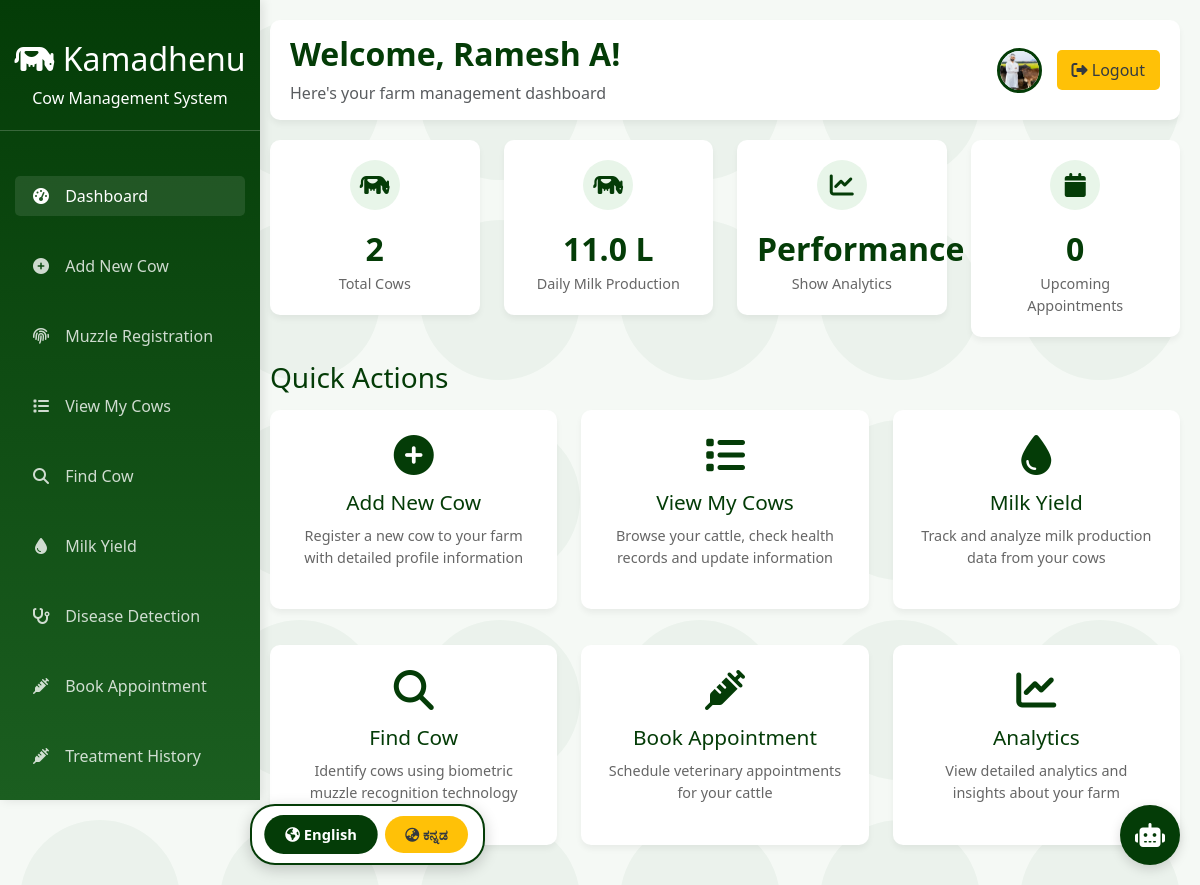
Screenshot of /dashboard (signed in) with the database file from the repository.
### tables this page shows
CREATE TABLE farmers (
            farmer_id INTEGER PRIMARY KEY AUTOINCREMENT,
            name TEXT NOT NULL,
            email TEXT UNIQUE NOT NULL,
            phone TEXT UNIQUE NOT NULL,
            state TEXT NOT NULL,
            city TEXT NOT NULL,
            address TEXT,
            password TEXT NOT NULL,
            photo TEXT, 
            created_at TIMESTAMP DEFAULT CURRENT_TIMESTAMP
        );

### app.py (the view)
@app.route("/dashboard")
def dashboard():
    lang = request.args.get('lang', 'en')
    if "farmer_id" not in session:
        return redirect(url_for("login"))
    conn = get_db()
    cursor = conn.cursor()
    cursor.execute("SELECT * FROM farmers WHERE farmer_id=?", (session["farmer_id"],))
    farmer = cursor.fetchone()
    cursor.execute("SELECT COUNT(*) as total FROM cows WHERE farmer_id=?", (session["farmer_id"],))
    total_cows = cursor.fetchone()["total"]
    cursor.execute("SELECT SUM(milk_yield) as total_milk FROM cows WHERE farmer_id=?", (session["farmer_id"],))
    total_milk = cursor.fetchone()["total_milk"] or 0
    cursor.execute("""SELECT COUNT(*) as appointments
                      FROM appointments
                      WHERE farmer_id=? AND date >= DATE('now')
                      AND status != 'completed'""",
                   (session["farmer_id"],))
    upcoming_appointments = cursor.fetchone()["appointments"]
    conn.close()
    return render_template(
        "dashboard.html",
        farmer_name=session["farmer_name"],
        farmer_id=session["farmer_id"],
        farmer_email=farmer["email"],
        farmer_phone=farmer["phone"],
        farmer_state=farmer["state"],
        farmer_city=farmer["city"],
        farmer_address=farmer["address"],
        farmer_photo=farmer["photo"],
        farmer_created_at=farmer["created_at"][:10],  # Just the date part
        total_cows=total_cows,
        total_milk=total_milk,
        upcoming_appointments=upcoming_appointments
    )

### app.py (called while the page is built)
def get_db():
    conn = sqlite3.connect(DB_NAME)
    conn.row_factory = sqlite3.Row
    return conn

@app.context_processor
def inject_lang():
    return {'current_lang': session.get('language', 'en')}

### templates/dashboard.html (shortened to what this page needs)
<!DOCTYPE html>
<html lang="en">
<head>
  <link href="https://cdn.jsdelivr.net/npm/bootstrap@5.3.0/dist/css/bootstrap.min.css" rel="stylesheet">
  <link rel="stylesheet" href="https://cdnjs.cloudflare.com/ajax/libs/font-awesome/6.4.0/css/all.min.css">
</head>
<body class="cow-background">
  <div class="dashboard-container">
    <div class="sidebar" id="sidebar">
      <div class="logo">
        <h2><i class="fas fa-cow"></i> Kamadhenu</h2>
        <p class="mb-0">Cow Management System</p>
      </div>
      <ul class="nav flex-column">
        <li class="nav-item">
          <a class="nav-link active" href="/dashboard">
            <i class="fas fa-tachometer-alt"></i> Dashboard
          </a>
        </li>
        <li class="nav-item">
          <a class="nav-link" href="/add_cow">
            <i class="fas fa-plus-circle"></i> Add New Cow
          </a>
        </li>
           <li class="nav-item">
    <a class="nav-link" href="/web_muzzle_registration">
        <i class="fas fa-fingerprint"></i> Muzzle Registration
    </a>
</li>
        <li class="nav-item">
          <a class="nav-link" href="/cows">
            <i class="fas fa-list"></i> View My Cows
          </a>
        </li>
        <li class="nav-item">
          <a class="nav-link" href="/find_cow">
            <i class="fas fa-search"></i> Find Cow
          </a>
        </li>
        <li class="nav-item">
          <a class="nav-link" href="/milk_yield">
            <i class="fas fa-tint"></i> Milk Yield
          </a>
        </li>
       <li class="nav-item">
          <a class="nav-link" href="/disease_prediction">
              <i class="fas fa-stethoscope"></i> Disease Detection
          </a>
      </li>
        <li class="nav-item">
          <a class="nav-link" href="/book_appointment">
            <i class="fas fa-syringe"></i> Book Appointment
          </a>
        </li>
          <li class="nav-item">
          <a class="nav-link" href="{{ url_for('farmer_treatments') }}">
            <i class="fas fa-syringe"></i> Treatment History
          </a>
        </li>
      </ul>
    </div>
    <div class="main-content" id="mainContent">
      <div class="header">
        <div>
          <h2 class="welcome-text">Welcome, {{ farmer_name }}!</h2>
          <p class="mb-0 text-muted">Here's your farm management dashboard</p>
        </div>
        <div class="profile-section">
          {% if farmer_photo %}
          <img src="{{ url_for('static', filename='uploads/farmers/' + farmer_photo) }}"
               alt="Profile"
               class="profile-icon"
               data-bs-toggle="modal"
               data-bs-target="#profileModal">
          {% else %}
          <div class="profile-placeholder"
               data-bs-toggle="modal"
               data-bs-target="#profileModal">
            {{ farmer_name[0]|upper }}
          </div>
          {% endif %}
          <a href="{{ url_for('farmer_logout') }}" class="btn logout-btn">
            <i class="fas fa-sign-out-alt"></i> Logout
          </a>
        </div>
      </div>
      <div class="row">
        <div class="col-md-3">
          <div class="stats-card">
            <div class="cow-icon">
              <i class="fas fa-cow"></i>
            </div>
            <div class="stats-number">{{ total_cows }}</div>
            <div class="stats-label">Total Cows</div>
          </div>
        </div>
        <div class="col-md-3">
          <div class="stats-card">
            <div class="cow-icon">
              <i class="fas fa-cow"></i>
            </div>
            <div class="stats-number">{{ total_milk }} L</div>
            <div class="stats-label">Daily Milk Production</div>
          </div>
        </div>
        <div class="col-md-3">
          <div class="stats-card">
            <div class="cow-icon">
              <i class="fas fa-chart-line"></i>
            </div>
            <div class="stats-number">Performance</div>
            <div class="stats-label">Show Analytics</div>
          </div>
        </div>
        <div class="col-md-3">
          <div class="stats-card">
            <div class="cow-icon">
              <i class="fas fa-calendar"></i>
            </div>
            <div class="stats-number">{{ upcoming_appointments or 0 }}</div>
            <div class="stats-label">Upcoming Appointments</div>
          </div>
        </div>
      </div>
      <h3 class="mt-4 mb-3" style="color: var(--primary);">Quick Actions</h3>
      <div class="row">
        <div class="col-md-4">
          <div class="card">
            <a href="/add_cow" class="card-action">
              <i class="fas fa-plus-circle"></i>
              <h3>Add New Cow</h3>
              <p>Register a new cow to your farm with detailed profile information</p>
            </a>
          </div>
        </div>
        <div class="col-md-4">
          <div class="card">
            <a href="/cows" class="card-action">
              <i class="fas fa-list"></i>
              <h3>View My Cows</h3>
              <p>Browse your cattle, check health records and update information</p>
            </a>
          </div>
        </div>
        <div class="col-md-4">
          <div class="card">
            <a href="/milk_yield" class="card-action">
              <i class="fas fa-tint"></i>
              <h3>Milk Yield</h3>
              <p>Track and analyze milk production data from your cows</p>
            </a>
          </div>
        </div>
      </div>
      <div class="row mt-3">
        <div class="col-md-4">
          <div class="card">
            <a href="/find_cow" class="card-action">
              <i class="fas fa-search"></i>
              <h3>Find Cow</h3>
              <p>Identify cows using biometric muzzle recognition technology</p>
            </a>
          </div>
        </div>
        <div class="col-md-4">
          <div class="card">
            <a href="/book_appointment" class="card-action">
              <i class="fas fa-syringe"></i>
              <h3>Book Appointment</h3>
              <p>Schedule veterinary appointments for your cattle</p>
            </a>
          </div>
        </div>
        <div class="col-md-4">
          <div class="card">
            <a href="{{ url_for('analytics') }}" class="card-action">
              <i class="fas fa-chart-line"></i>
              <h3>Analytics</h3>
              <p>View detailed analytics and insights about your farm</p>
            </a>
          </div>
        </div>
      </div>
    </div>
    <div id="chatbot-icon">
      <i class="fas fa-robot"></i>
    </div>
  </div>
<div class="language-selector">
    <button class="lang-btn english active" onclick="setLanguage('en')">
        <i class="fas fa-globe-americas"></i> English
    </button>
    <button class="lang-btn kannada" onclick="setLanguage('kn')">
        <i class="fas fa-globe-asia"></i> ಕನ್ನಡ
    </button>
</div>
</body>
</html>

### templates/dashboard.html (style rules this page uses)
:root { --primary: #043c07; --secondary: #ffc107; --light: #f8f9fa; --dark: #343a40; --light-green: #e8f5e9; }
body { background-color: #f5f9f5; font-family: 'Segoe UI', Tahoma, Geneva, Verdana, sans-serif; overflow-x: hidden; }
.dashboard-container { width: 100%; margin: 0; }
.sidebar { background: linear-gradient(to bottom, var(--primary), #1b5e20); color: white; height: 100vh; position: fixed; width: 260px; padding-top: 20px; box-shadow: 3px 0 10px rgba(0,0,0,0.1); overflow-y: auto; z-index: 1000; transition: all 0.3s ease; }
.main-content { margin-left: 250px; padding: 20px; transition: all 0.3s ease; }
body { top: 0px !important; position: static !important; transform: none !important; }
.language-selector { position: fixed; bottom: 20px; left: 250px; z-index: 10000; background: white; padding: 10px 15px; border-radius: 25px; box-shadow: 0 4px 15px rgba(0,0,0,0.2); display: flex; gap: 10px; border: 2px solid var(--primary); }
.lang-btn { padding: 8px 20px; border: none; border-radius: 20px; cursor: pointer; font-weight: bold; font-size: 14px; transition: all 0.3s ease; }
.lang-btn.english { background: var(--primary); color: white; }
.lang-btn.kannada { background: #ffc107; color: var(--dark); }
.lang-btn.active { transform: scale(1.05); box-shadow: 0 0 0 2px white, 0 0 0 4px currentColor; }
.header { background-color: white; padding: 15px 20px; border-radius: 10px; box-shadow: 0 4px 6px rgba(0,0,0,0.05); margin-bottom: 20px; display: flex; justify-content: space-between; align-items: center; }
.welcome-text { color: var(--primary); font-weight: 600; }
.card { border: none; border-radius: 10px; box-shadow: 0 4px 6px rgba(0,0,0,0.05); transition: transform 0.3s; margin-bottom: 20px; }
.card-action { display: block; padding: 25px; text-decoration: none; color: var(--dark); text-align: center; }
.card-action i { font-size: 2.5rem; margin-bottom: 15px; color: var(--primary); }
.card-action h3 { font-size: 1.3rem; margin-bottom: 10px; color: var(--primary); }
.card-action p { color: #666; font-size: 0.9rem; }
.stats-card { background: white; padding: 20px; border-radius: 10px; box-shadow: 0 4px 6px rgba(0,0,0,0.05); text-align: center; }
.stats-number { font-size: 2rem; font-weight: bold; color: var(--primary); }
.stats-label { color: #666; font-size: 0.9rem; }
.cow-icon { background-color: var(--light-green); width: 50px; height: 50px; border-radius: 50%; display: flex; align-items: center; justify-content: center; margin: 0 auto 15px; }
.cow-icon i { color: var(--primary); font-size: 1.5rem; }
.logo { text-align: center; padding: 20px 0; border-bottom: 1px solid rgba(255,255,255,0.2); margin-bottom: 30px; }
.nav-item { margin: 10px 0; }
.nav-link { color: rgba(255,255,255,0.8); padding: 8px 16px; border-radius: 5px; margin: 5px 15px; transition: all 0.3s; }
.nav-link:hover, .nav-link.active { background-color: rgba(255,255,255,0.1); color: white; }
.nav-link i { margin-right: 10px; width: 20px; text-align: center; }
.logout-btn { background-color: var(--secondary); color: var(--dark); border: none; padding: 8px 15px; border-radius: 5px; font-weight: 500; transition: all 0.3s; }
.cow-background { background-repeat: repeat; background-size: 200px; }
.profile-section { display: flex; align-items: center; gap: 15px; }
.profile-icon { width: 45px; height: 45px; border-radius: 50%; cursor: pointer; border: 3px solid var(--primary); transition: all 0.3s ease; object-fit: cover; }
#chatbot-icon { position: fixed; bottom: 20px; right: 20px; width: 60px; height: 60px; background: var(--primary); border-radius: 50%; display: flex; align-items: center; justify-content: center; box-shadow: 0 4px 12px rgba(0,0,0,0.15); cursor: pointer; z-index: 1000; }
#chatbot-icon i { color: white; font-size: 24px; }
body { top: 0px !important; position: static !important; }

### rows the page displays
farmers: name "Ramesh A", photo (picture)

### other values shown
{{ total_cows }} "2"
{{ total_milk }} "11.0"
{{ upcoming_appointments or 0 }} "0"
